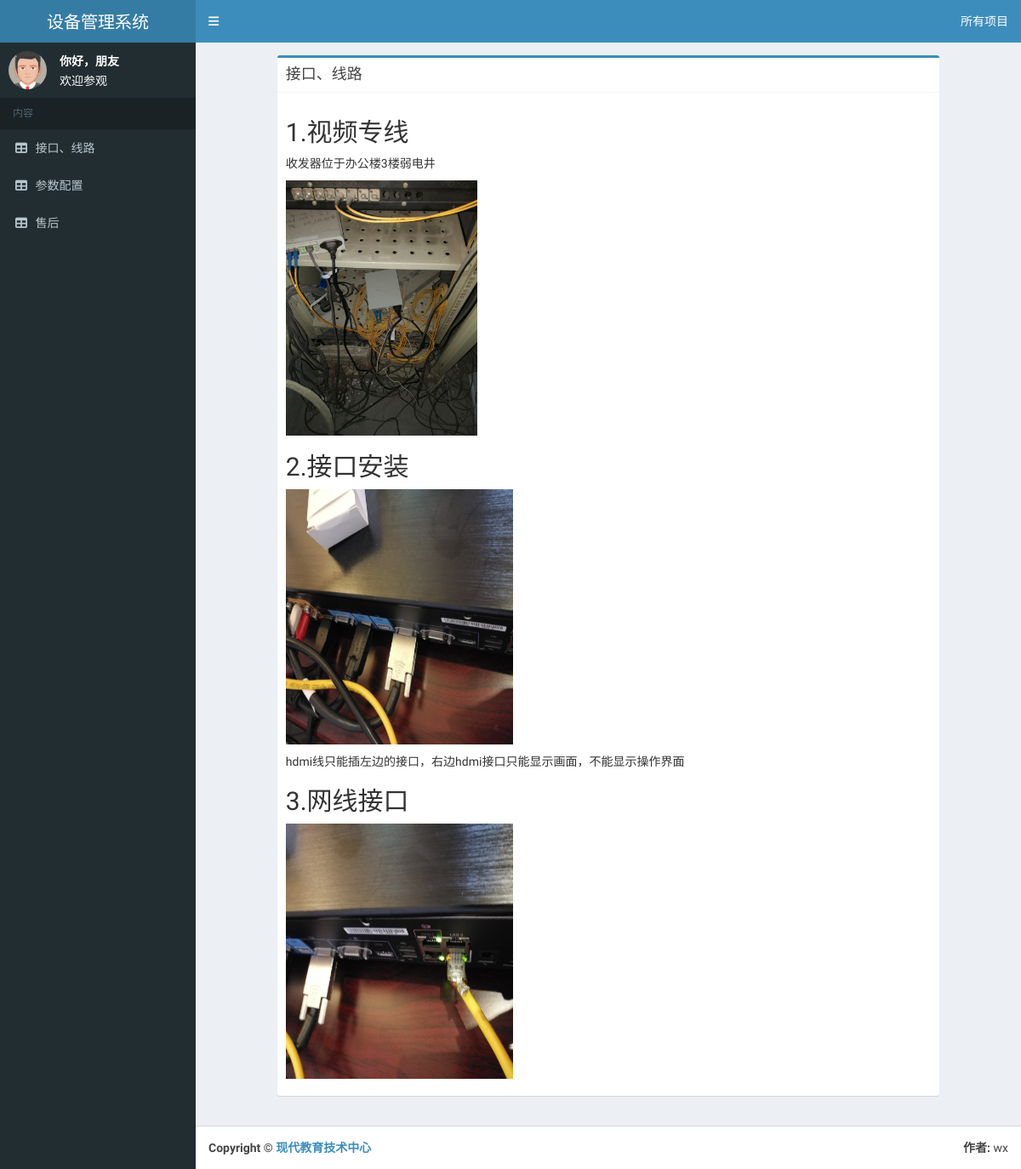
/items, run on the app's committed database.
### items/models.py (models this page shows)
class Item_process(models.Model):
	item = models.ForeignKey(Item ,verbose_name = '所属项目' , on_delete = models.DO_NOTHING)
	title = models.CharField(max_length = 50 , verbose_name = '名称')
	text = RichTextUploadingField(verbose_name = '内容')

class Item(models.Model):
	title = models.CharField(max_length = 50 , verbose_name = '项目名称')

### items/views.py (the view)
# urls.py: path('' , show_items , name = 'show_items'),
def show_items(request):
	item = Item.objects.first()
	context = {}
	context['item'] = item
	return render(request , 'items/show_items.html' , context)

### templates/items/show_items.html (shortened to what this page needs)
{%extends 'items/base.html'%}
{%block left_navbar_header%}
内容
{%endblock%}
{%block left_navbar%}
{%for ip in item.item_process_set.all%}
<li class="ajax_process" value="{{ip.id}}"><a href="#" ><i class="fa fa-table"></i> <span>{{ip.title}}</span></a></li>
{%endfor%}
{%endblock%}
{%block content%}
<div class="row">
	<div class="col-md-10 col-md-offset-1 col-xs-12">
		<div class="box box-primary">
            <div class="box-header with-border">
              <h3 class="box-title">{{item.item_process_set.first.title}}</h3>
            </div>
            <div class="box-body">
            	<p>{{item.item_process_set.first.text|safe}}</p>
            </div>
          </div>
	</div>
</div>
{%endblock%}

### data on the page
Item_process: {{ ip.id }} 1 (drawn), title "接口、线路"
Item_process: {{ ip.id }} 2 (drawn), title "参数配置"
Item_process: {{ ip.id }} 3 (drawn), title "售后"
Item: item_process_set.first "接口、线路", item_process_set.first.text "1.视频专线 收发器位于办公楼3楼弱电井 2.接口安装 hdmi线只能插左边的接口，右边hdmi接口只能显示画面，不能显示操作界面 3.网线接口", item_process_set.first.text (picture)
